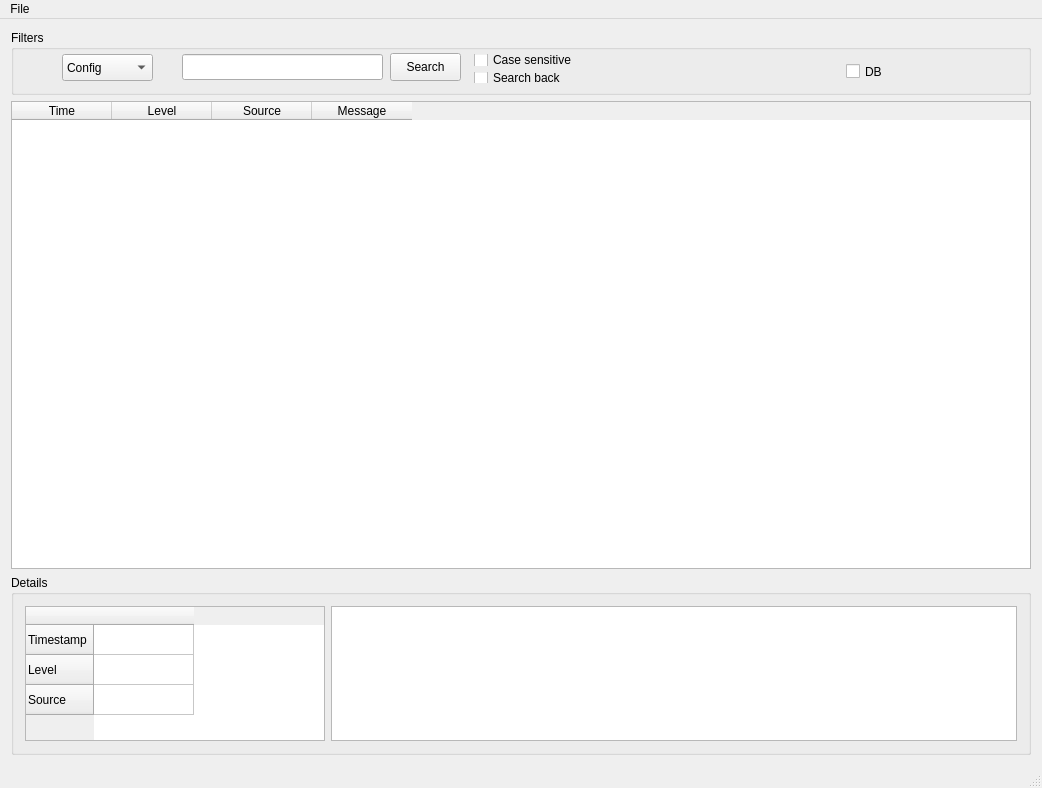
<?xml version="1.0" encoding="UTF-8"?>
<ui version="4.0">
 <class>MainWindow</class>
 <widget class="QMainWindow" name="MainWindow">
  <property name="geometry">
   <rect>
    <x>0</x>
    <y>0</y>
    <width>1042</width>
    <height>755</height>
   </rect>
  </property>
  <property name="windowTitle">
   <string>MainWindow</string>
  </property>
  <widget class="QWidget" name="centralWidget">
   <layout class="QVBoxLayout" name="verticalLayout">
    <item>
     <widget class="QGroupBox" name="groupBox">
      <property name="sizePolicy">
       <sizepolicy hsizetype="Preferred" vsizetype="Preferred">
        <horstretch>0</horstretch>
        <verstretch>0</verstretch>
       </sizepolicy>
      </property>
      <property name="minimumSize">
       <size>
        <width>0</width>
        <height>65</height>
       </size>
      </property>
      <property name="maximumSize">
       <size>
        <width>16777215</width>
        <height>100</height>
       </size>
      </property>
      <property name="title">
       <string>Filters</string>
      </property>
      <widget class="QComboBox" name="logLevelFilter">
       <property name="enabled">
        <bool>true</bool>
       </property>
       <property name="geometry">
        <rect>
         <x>51</x>
         <y>24</y>
         <width>91</width>
         <height>27</height>
        </rect>
       </property>
       <property name="sizePolicy">
        <sizepolicy hsizetype="Fixed" vsizetype="Fixed">
         <horstretch>0</horstretch>
         <verstretch>0</verstretch>
        </sizepolicy>
       </property>
       <property name="toolTip">
        <string>Any log under this value will be filtered</string>
       </property>
       <property name="currentIndex">
        <number>4</number>
       </property>
       <property name="duplicatesEnabled">
        <bool>true</bool>
       </property>
       <item>
        <property name="text">
         <string>All</string>
        </property>
       </item>
       <item>
        <property name="text">
         <string>Finest</string>
        </property>
       </item>
       <item>
        <property name="text">
         <string>Finer</string>
        </property>
       </item>
       <item>
        <property name="text">
         <string>Fine</string>
        </property>
       </item>
       <item>
        <property name="text">
         <string>Config</string>
        </property>
       </item>
       <item>
        <property name="text">
         <string>Info</string>
        </property>
       </item>
       <item>
        <property name="text">
         <string>Warning</string>
        </property>
       </item>
       <item>
        <property name="text">
         <string>Severe</string>
        </property>
       </item>
      </widget>
      <widget class="QCheckBox" name="dbConnection">
       <property name="geometry">
        <rect>
         <x>835</x>
         <y>30</y>
         <width>51</width>
         <height>23</height>
        </rect>
       </property>
       <property name="toolTip">
        <string>Shows if the logPanel was able to conect to the DB</string>
       </property>
       <property name="text">
        <string>DB</string>
       </property>
       <property name="checkable">
        <bool>true</bool>
       </property>
       <property name="checked">
        <bool>false</bool>
       </property>
       <property name="tristate">
        <bool>false</bool>
       </property>
      </widget>
      <widget class="QLineEdit" name="searchEdit">
       <property name="geometry">
        <rect>
         <x>171</x>
         <y>24</y>
         <width>201</width>
         <height>26</height>
        </rect>
       </property>
      </widget>
      <widget class="QPushButton" name="searchButton">
       <property name="geometry">
        <rect>
         <x>379</x>
         <y>23</y>
         <width>71</width>
         <height>28</height>
        </rect>
       </property>
       <property name="text">
        <string>Search</string>
       </property>
      </widget>
      <widget class="QWidget" name="widget" native="true">
       <property name="geometry">
        <rect>
         <x>452</x>
         <y>13</y>
         <width>171</width>
         <height>51</height>
        </rect>
       </property>
       <layout class="QVBoxLayout" name="verticalLayout_2">
        <item>
         <widget class="QCheckBox" name="caseCB">
          <property name="text">
           <string>Case sensitive</string>
          </property>
         </widget>
        </item>
        <item>
         <widget class="QCheckBox" name="backCB">
          <property name="text">
           <string>Search back</string>
          </property>
         </widget>
        </item>
       </layout>
      </widget>
     </widget>
    </item>
    <item>
     <widget class="QTableWidget" name="logTable">
      <property name="sizePolicy">
       <sizepolicy hsizetype="Expanding" vsizetype="Expanding">
        <horstretch>0</horstretch>
        <verstretch>0</verstretch>
       </sizepolicy>
      </property>
      <property name="minimumSize">
       <size>
        <width>0</width>
        <height>468</height>
       </size>
      </property>
      <column>
       <property name="text">
        <string>Time</string>
       </property>
      </column>
      <column>
       <property name="text">
        <string>Level</string>
       </property>
      </column>
      <column>
       <property name="text">
        <string>Source</string>
       </property>
      </column>
      <column>
       <property name="text">
        <string>Message</string>
       </property>
      </column>
     </widget>
    </item>
    <item>
     <widget class="QGroupBox" name="detailsPanel">
      <property name="sizePolicy">
       <sizepolicy hsizetype="Expanding" vsizetype="Fixed">
        <horstretch>0</horstretch>
        <verstretch>0</verstretch>
       </sizepolicy>
      </property>
      <property name="minimumSize">
       <size>
        <width>0</width>
        <height>180</height>
       </size>
      </property>
      <property name="title">
       <string>Details</string>
      </property>
      <layout class="QHBoxLayout" name="horizontalLayout">
       <item>
        <widget class="QTableWidget" name="detailsTable">
         <property name="sizePolicy">
          <sizepolicy hsizetype="Fixed" vsizetype="Expanding">
           <horstretch>0</horstretch>
           <verstretch>0</verstretch>
          </sizepolicy>
         </property>
         <property name="minimumSize">
          <size>
           <width>300</width>
           <height>0</height>
          </size>
         </property>
         <row>
          <property name="text">
           <string>Timestamp</string>
          </property>
         </row>
         <row>
          <property name="text">
           <string>Level</string>
          </property>
         </row>
         <row>
          <property name="text">
           <string>Source</string>
          </property>
         </row>
         <column>
          <property name="text">
           <string/>
          </property>
         </column>
        </widget>
       </item>
       <item>
        <widget class="QTextBrowser" name="detailText">
         <property name="html">
          <string>&lt;!DOCTYPE HTML PUBLIC &quot;-//W3C//DTD HTML 4.0//EN&quot; &quot;http://www.w3.org/TR/REC-html40/strict.dtd&quot;&gt;
&lt;html&gt;&lt;head&gt;&lt;meta name=&quot;qrichtext&quot; content=&quot;1&quot; /&gt;&lt;style type=&quot;text/css&quot;&gt;
p, li { white-space: pre-wrap; }
&lt;/style&gt;&lt;/head&gt;&lt;body style=&quot; font-family:'Sans Serif'; font-size:9pt; font-weight:400; font-style:normal;&quot;&gt;
&lt;p style=&quot;-qt-paragraph-type:empty; margin-top:0px; margin-bottom:0px; margin-left:0px; margin-right:0px; -qt-block-indent:0; text-indent:0px; font-family:'Sans'; font-size:10pt;&quot;&gt;&lt;/p&gt;&lt;/body&gt;&lt;/html&gt;</string>
         </property>
        </widget>
       </item>
      </layout>
     </widget>
    </item>
   </layout>
  </widget>
  <widget class="QStatusBar" name="statusBar"/>
  <widget class="QMenuBar" name="menuBar">
   <property name="geometry">
    <rect>
     <x>0</x>
     <y>0</y>
     <width>1042</width>
     <height>33</height>
    </rect>
   </property>
   <widget class="QMenu" name="menuFile">
    <property name="title">
     <string>File</string>
    </property>
    <addaction name="actionSave_logs"/>
   </widget>
   <addaction name="menuFile"/>
  </widget>
  <action name="actionSave_logs">
   <property name="text">
    <string>Save logs</string>
   </property>
  </action>
 </widget>
 <layoutdefault spacing="6" margin="11"/>
 <resources/>
 <connections/>
</ui>
